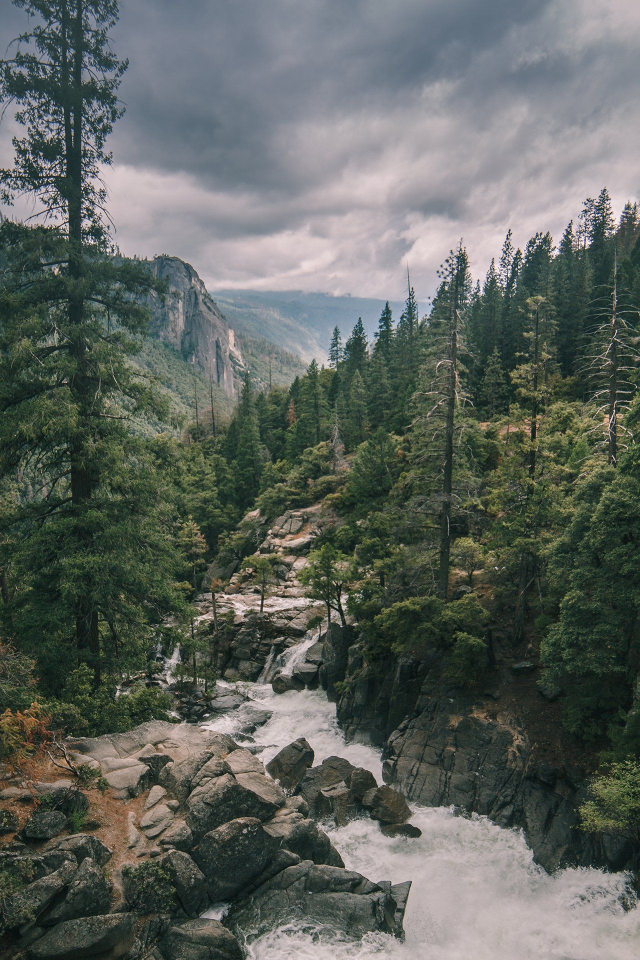
#> input picture fullim.jfif, 1280 x 1920 px, given in place of tback.jpg, which was not available (shown at 1/2 size)
$ python mergepic.py
#> lines starting #> are read from the running program, lines starting #| are printed output that depends on the picture; pictures that were not available may be replaced by others from this repository, and a replacement may not be noted
import cv2
import numpy as np
import threading
back = cv2.imread('tback.jpg')
#> back is the input picture: shape (1920, 1280, 3); mean B, G, R 94.1, 99.7, 94.1
front = cv2.imread('fullim.jfif')
back = cv2.resize(back, (1200, 600))
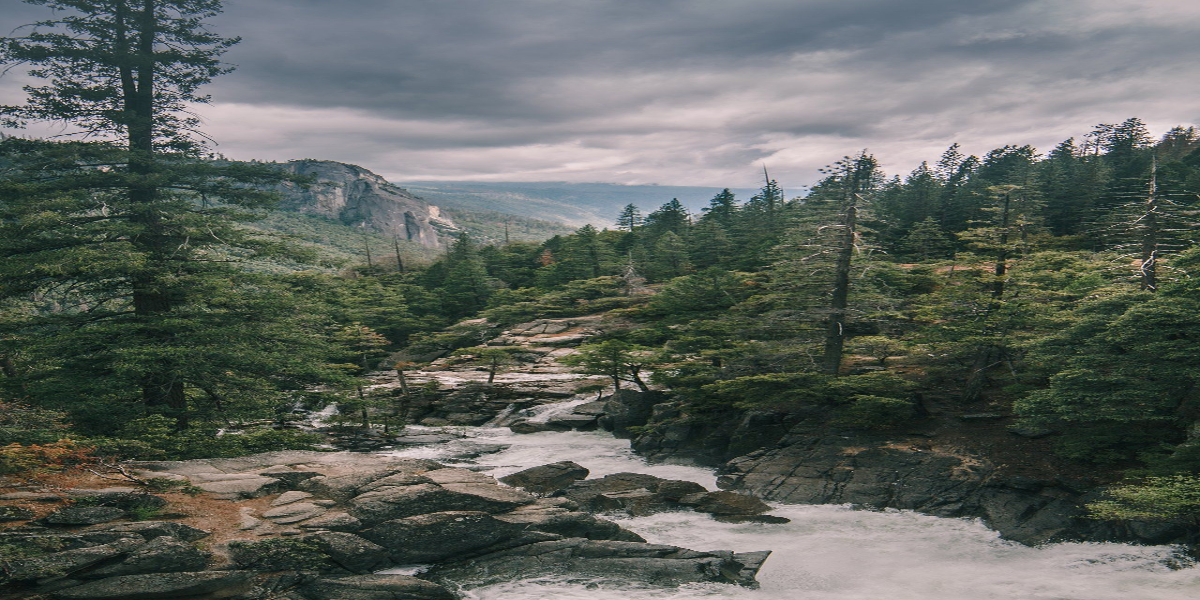
#> back: shape (600, 1200, 3); mean B, G, R 94, 99.6, 94
front = cv2.resize(front, (1200, 600))
length = front.shape[0]
#> length = 600
breadth = front.shape[1]
#> breadth = 1200
sublen = length//15
#> sublen = 40
subbre = breadth//15
#> subbre = 80
i = 0
k = 0
m = 0
lol = 0

for x in range(0, length, sublen):  # img split and store
    k += 1
    for y in range(0, breadth, subbre):
        if x == 0:
            m += 1
        i += 1
        cv2.imwrite('subdirect/'+str(i)+'.jpg', front[x:x+sublen, y:y+subbre])
        lol += 1
#> this loop made 15 passes
#> pass 1, `cv2.imwrite('subdirect/'+str(i)+'.jpg', front[x:x+sublen, y:y+subbre])`:
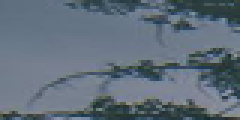
#> saved as 1.jpg: shape (40, 80, 3) (shown 3 times larger); mean B, G, R 122.7, 109.9, 96.5
#> pass 1, `cv2.imwrite('subdirect/'+str(i)+'.jpg', front[x:x+sublen, y:y+subbre])`:
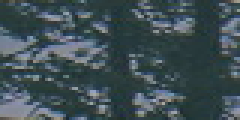
#> saved as 2.jpg: shape (40, 80, 3) (shown 3 times larger); mean B, G, R 84, 78.6, 62.7
#> pass 1, `cv2.imwrite('subdirect/'+str(i)+'.jpg', front[x:x+sublen, y:y+subbre])`:
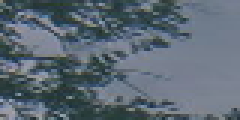
#> saved as 3.jpg: shape (40, 80, 3) (shown 3 times larger); mean B, G, R 115.9, 104.6, 91.8
#> pass 1, `cv2.imwrite('subdirect/'+str(i)+'.jpg', front[x:x+sublen, y:y+subbre])`:
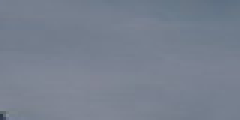
#> saved as 4.jpg: shape (40, 80, 3) (shown 3 times larger); mean B, G, R 143.1, 128.2, 119.5
#> after the loop, i = 225; k = 15; lol = 225; m = 15
print(m, lol, i)
#| 15 225 225


def dispr(arr):
    cntr = 2  # joins sub
    totimg = cv2.imread('subdirect/'+str(1)+'.jpg')
    for x in range(1, i, m):
        tp = 0
        if x != 1:
            fimg = cv2.imread('subdirect/'+str(arr[x-1])+'.jpg')
        for y in range(2, m+1):
            timg = cv2.imread('subdirect/'+str(arr[cntr-1])+'.jpg')
            if x == 1:
                totimg = np.concatenate((totimg, timg), axis=1)
            else:
                fimg = np.concatenate((fimg, timg), axis=1)
            cntr += 1
        cntr += 1
        if x != 1:
            totimg = np.concatenate((totimg, fimg), axis=0)
    return totimg


arr = [x for x in range(1, lol+1)]
#> arr = 225 values from 1 to 225
np.random.shuffle(arr)
tarr = list(arr)
mkarr = list(arr)
qz = 0
mz = 0


def mlr(arrt):
    tot = dispr(arrt)
    back[0:, 0:] = tot[0:, 0:]
    cv2.imshow('merge', back)
    global mz
    if mz == 0:
        cv2.waitKey(5000)
        mz = 1
    else:
        cv2.waitKey(1)
    mtt = list(arrt)
    mtt.sort()
    if mtt == arrt:
        cv2.waitKey(0)


def merge(arr, l, m, r):
    n1 = m - l + 1
    n2 = r - m

    L = [0] * (n1)
    R = [0] * (n2)

    for i in range(0, n1):
        L[i] = arr[l + i]

    for j in range(0, n2):
        R[j] = arr[m + 1 + j]

    i = 0
    j = 0
    k = l

    while i < n1 and j < n2:
        if L[i] <= R[j]:
            arr[k] = L[i]
            i += 1
        else:
            arr[k] = R[j]
            j += 1

        k += 1

    while i < n1:
        arr[k] = L[i]
        i += 1
        k += 1

    while j < n2:
        arr[k] = R[j]
        j += 1
        k += 1


def mergeSort(arr, l, r):
    if l < r:

        m = l+(r-l)//2

        mergeSort(arr, l, m)
        mergeSort(arr, m+1, r)
        merge(arr, l, m, r)
        mlr(arr)


t2 = threading.Thread(target=mergeSort, args=(tarr, 0, len(tarr)-1,))

t2.start()
